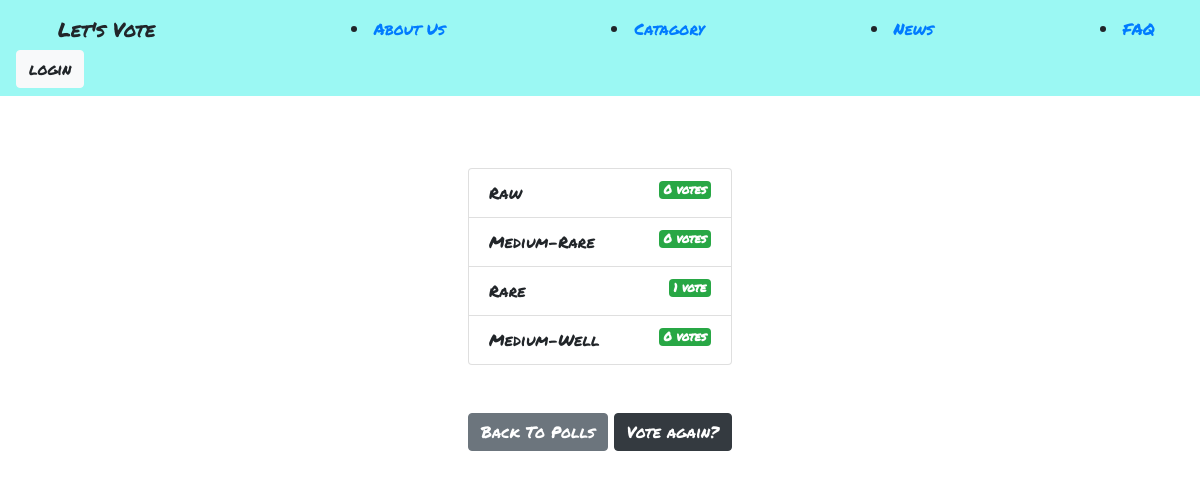
The page /polls/4/results/ on the database its author committed.
### polls/models.py (models this page shows, shortened)
class Choice(models.Model):
    question = models.ForeignKey(Question, on_delete=models.CASCADE)
    choice = models.CharField(max_length=100)
    votes = models.IntegerField(default=0)

### polls/views.py (the view)
# urls.py: path('<int:question_id>/results/', views.results, name="results") ,
def results(request, question_id):
    question = get_object_or_404(Question, pk=question_id)
    return render(request, "polls/results.html", {'question':question})

### templates/polls/results.html (shortened to what this page needs)
{% extends 'base.html' %}
{% block content %}
<ul class="list-group mb-5">
	{% for choice in question.choice_set.all %}
	<li class="list-group-item">
		{{ choice.choice }}  <span class="badge badge-success float-right">{{ choice.votes }} vote{{ choice.votes | pluralize }}</span>
	</li>
	{% endfor %}
</ul>
<a class="btn btn-secondary" href="{% url 'polls:index' %}">Back To Polls</a>
<a class="btn btn-dark" href="{% url 'polls:detail' question.id %}">Vote again?</a>
{% endblock %}

### polls/static/style.css (style rules this page uses)
a { font-family: 'Permanent Marker', cursive; }

### rows shown on the page
Choice: choice "Raw", votes "0", votes|pluralize "s"
Choice: choice "Medium-Rare", votes "0", votes|pluralize "s"
Choice: choice "Rare", votes "1"
Choice: choice "Medium-Well", votes "0", votes|pluralize "s"
